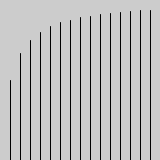
Frame 1 (no input)
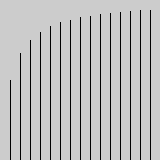
Frame 60 (the mouse pressed at the canvas centre just before this capture)
Frame 120 (the mouse held since frame 60 and released just before this capture): identical to frame 60, image omitted

The Processing sketch that drew these frames (run headless with seeded random() and noise(); from frame 60 on, the mouse is pressed at the canvas centre):

// Processing sketch: Exercise1_2Sketch1CarolineYau
// ── Exercise1_2Sketch1CarolineYau.pde
//Caroline Yau
//Exercise 1.2 Draw it!

//Sketch 1

void setup(){
  size(160, 160);
}

void draw(){
  for (int i=0; i<=15; i++){
    line(10*i, height/(i+1), 10*i, height);
  }
}
